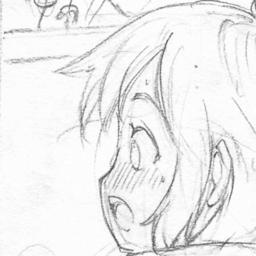
#> input picture test/rough/sample_face.jpg, 256 x 256 px, given in place of rough, which was not available
$ python roughify_line.py --images ../../test/rough --output-dir out
#> lines starting #> are read from the running program, lines starting #| are printed output that depends on the picture; after the words box and inside, x2 and y2 are one past the last pixel; in counts of white or black regions, pixels touching at a corner belong together; pictures that were not available may be replaced by others from this repository, and a replacement may not be noted
#> further down, gray is the input picture: shape (256, 256); min 77, max 255, mean 238.8
"""Deterministic clean-line-art -> synthetic-rough degradation, for
generating pseudo-pairs to pretrain/bootstrap ControlNet conditioning
before real paired data is available.

Motivation (doc/work_log.md, `diffusion` branch, 2026-08-08): SDEdit-based
(diffusion model) rough<->line conversion showed unreliable structure
preservation -- content sometimes drifted even at low strength, so using
it to generate pseudo-pairs would not guarantee correspondence. This
module instead applies deterministic image-processing degradation
directly to real clean line art, so correspondence to the source is
guaranteed by construction (same underlying source, not a generative
guess) -- the same bootstrapping idea used to train public
canny/scribble-type ControlNets from millions of real photos via
deterministic edge extraction, applied in reverse (clean line -> rough)
for our case.

Four degradation stages (revised 2026-08-08 after comparing v1's output
against real rough_ref via tools/evaluation/measure_lineart_profile.py):
1. Multi-pass jittered duplication, each pass with its OWN independent,
   small-sigma (local, not whole-image-smooth) elastic distortion applied
   BEFORE accumulation -- v1 applied one shared, large-sigma elastic warp
   AFTER accumulating all passes via whole-image affine transforms, which
   produced near-parallel duplicate copies of the same long curve
   (measured: long_line_ratio 0.74 vs real rough's 0.46, long_component_
   ratio 0.57 vs real's 0.44 -- too continuous/confident). Per-pass local
   distortion makes each copy diverge independently, breaking the
   "parallel duplicate" look into more genuinely varied exploratory
   strokes.
2. Stroke fragmentation: randomly punch small gaps into the accumulated
   ink to break long continuous strokes into shorter segments, directly
   targeting the same long_line_ratio/long_component_ratio gap.
3. Stray mark pass: one additional very-low-opacity, large-jitter copy of
   the ink, to create faint marks that sit further from the final line
   than the main jittered passes do (measured gap: real rough's faint
   pixels sit far from ink on average, faint_mean_dist_to_ink=10.7px, v1's
   sat close at 3.6px -- anti-aliasing-like rather than genuine stray
   construction lines).
4. Graphite tone + noise: remap ink from confident black to mid-gray with
   per-pixel noise, matching real rough scans' faint graphite character.
"""

import numpy as np
import cv2
from scipy.ndimage import gaussian_filter


def elastic_distort(img_u8, alpha, sigma, rng):
    shape = img_u8.shape
    dx = gaussian_filter((rng.random(shape) * 2 - 1), sigma) * alpha
    dy = gaussian_filter((rng.random(shape) * 2 - 1), sigma) * alpha
    x, y = np.meshgrid(np.arange(shape[1]), np.arange(shape[0]))
    map_x = (x + dx).astype(np.float32)
    map_y = (y + dy).astype(np.float32)
    return cv2.remap(img_u8, map_x, map_y, interpolation=cv2.INTER_LINEAR, borderMode=cv2.BORDER_REPLICATE)


def fragment_strokes(mask_u8, rng, n_gaps_per_1k_px=6.0, gap_radius_range=(2, 5)):
    """Punch small random gaps into an ink mask to break long continuous
    strokes into shorter segments (real rough sketches are dominated by
    short exploratory marks, not long confident curves)."""
    ink_px = int((mask_u8 > 0).sum())
    if ink_px < 50:
        return mask_u8
    n_gaps = int(ink_px / 1000.0 * n_gaps_per_1k_px)
    out = mask_u8.copy()
    h, w = mask_u8.shape
    ys, xs = np.nonzero(mask_u8 > 0)
    if len(ys) == 0:
        return mask_u8
    idx = rng.integers(0, len(ys), size=n_gaps)
    for i in idx:
        r = int(rng.integers(*gap_radius_range))
        cv2.circle(out, (int(xs[i]), int(ys[i])), r, 0, -1)
    return out


def roughify(line_gray, seed=0, n_passes_range=(3, 6), jitter_px=3, jitter_deg=2.0,
             per_pass_elastic_alpha=5.0, per_pass_elastic_sigma=3.0,
             stray_jitter_px=14, stray_jitter_deg=6.0, stray_opacity_range=(0.15, 0.28),
             fragment_gaps_per_1k_px=2.5, gray_level_range=(60, 110), noise_std=8.0):
    """line_gray: uint8 grayscale clean line-art image (ink dark, background light).
    Returns a uint8 grayscale synthetic-rough image, same shape."""
#> called with seed = 0, n_passes_range = (3, 6), jitter_px = 3, jitter_deg = 2, per_pass_elastic_alpha = 5, per_pass_elastic_sigma = 3, stray_jitter_px = 14, stray_jitter_deg = 6
    rng = np.random.default_rng(seed)
    h, w = line_gray.shape
#> h = 256; w = 256
    ink = (line_gray < 128).astype(np.float32)
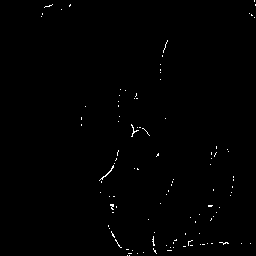
#> ink: shape (256, 256) float32; values 0 (black) and 1 (white), 0.53% white in thin lines or dots, all inside (x1, y1, x2, y2) = (41, 0, 256, 256)

    accum = np.zeros((h, w), dtype=np.float32)
    n_passes = rng.integers(*n_passes_range)
    for _ in range(n_passes):
        dx = rng.integers(-jitter_px, jitter_px + 1)
        dy = rng.integers(-jitter_px, jitter_px + 1)
        angle = rng.uniform(-jitter_deg, jitter_deg)
        matrix = cv2.getRotationMatrix2D((w / 2, h / 2), angle, 1.0)
        matrix[0, 2] += dx
        matrix[1, 2] += dy
        shifted = cv2.warpAffine(ink, matrix, (w, h), flags=cv2.INTER_LINEAR, borderValue=0)
        # independent local distortion per pass, so copies diverge from
        # each other instead of staying near-parallel
        shifted_u8 = (shifted * 255).astype(np.uint8)
        shifted_u8 = elastic_distort(shifted_u8, per_pass_elastic_alpha, per_pass_elastic_sigma, rng)
        shifted = shifted_u8.astype(np.float32) / 255.0
        accum += shifted * rng.uniform(0.25, 0.5)
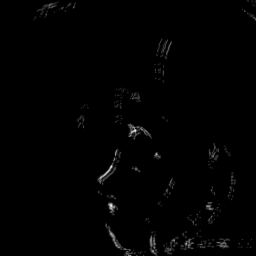
#> accum: shape (256, 256) float32; min 0, max 1.24, mean 0.0094; drawn with min black and max white

    # one additional low-opacity, large-jitter stray pass -- faint marks
    # that sit further from the final converged line than the main passes
    dx = rng.integers(-stray_jitter_px, stray_jitter_px + 1)
    dy = rng.integers(-stray_jitter_px, stray_jitter_px + 1)
    angle = rng.uniform(-stray_jitter_deg, stray_jitter_deg)
    matrix = cv2.getRotationMatrix2D((w / 2, h / 2), angle, 1.0)
#> matrix = [[1, 0.0313, -3.94], [-0.0313, 1, 4.07]]
    matrix[0, 2] += dx
    matrix[1, 2] += dy
    stray = cv2.warpAffine(ink, matrix, (w, h), flags=cv2.INTER_LINEAR, borderValue=0)
    accum += stray * rng.uniform(*stray_opacity_range)
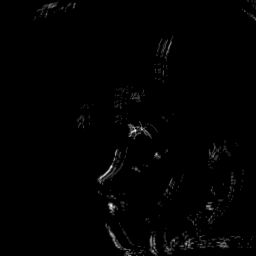
#> accum: shape (256, 256) float32; 1.35% of pixels changed, all inside (x1, y1, x2, y2) = (45, 2, 256, 253); drawn with min black and max white
    accum = np.clip(accum, 0.0, 1.0)

    accum_u8 = (accum * 255).astype(np.uint8)
    accum_u8 = fragment_strokes(accum_u8, rng, n_gaps_per_1k_px=fragment_gaps_per_1k_px)
#> in fragment_strokes, `ink_px = int((mask_u8 > 0).sum())`: ink_px = 4641
#> in fragment_strokes, `n_gaps = int(ink_px / 1000.0 * n_gaps_per_1k_px)`: n_gaps = 11
#> in fragment_strokes, `ys, xs = np.nonzero(mask_u8 > 0)`: ys = 4641 values from 0 to 255; xs = 4641 values, max 255 at index 9, min 33 at index 365, mean 156.4
#> in fragment_strokes, `idx = rng.integers(0, len(ys), size=n_gaps)`: idx = [2452, 1133, 1024, 2810, 2020, 1328, 2800, 2142, 3731, 3205, 2104]
#> the loop in fragment_strokes, `for i in idx:` made 11 passes
#> (i, r) on passes 1 to 11: (2452, 4), (1133, 4), (1024, 2), (2810, 2), (2020, 2), (1328, 3), (2800, 4), (2142, 2), (3731, 4), (3205, 4), (2104, 2)
#> after the loop in fragment_strokes, `for i in idx:`: out: shape (256, 256); min 0, max 255, mean 2.6
    accum = accum_u8.astype(np.float32) / 255.0

    gray_level = rng.uniform(*gray_level_range)
    result = 255.0 - accum * (255.0 - gray_level)
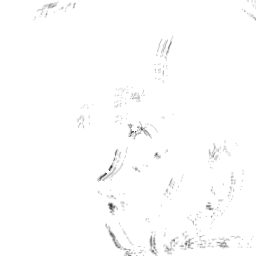
#> result: shape (256, 256) float32; min 61.22, max 255, mean 253.1
    noise = rng.normal(0, noise_std, (h, w))
    result = np.clip(result + noise, 0, 255)
    return result.astype(np.uint8)


if __name__ == "__main__":
    import argparse
    from pathlib import Path

    parser = argparse.ArgumentParser()
    parser.add_argument("--images", nargs="+", required=True)
    parser.add_argument("--output-dir", required=True)
    parser.add_argument("--seed", type=int, default=0)
    args = parser.parse_args()

    out_dir = Path(args.output_dir)
    out_dir.mkdir(parents=True, exist_ok=True)
    for i, path in enumerate(args.images):
        gray = cv2.imread(path, cv2.IMREAD_GRAYSCALE)
        rough = roughify(gray, seed=args.seed + i)
        out_path = out_dir / (Path(path).stem + "_roughified.png")
        cv2.imwrite(str(out_path), rough)
        print(f"{path} -> {out_path}")
